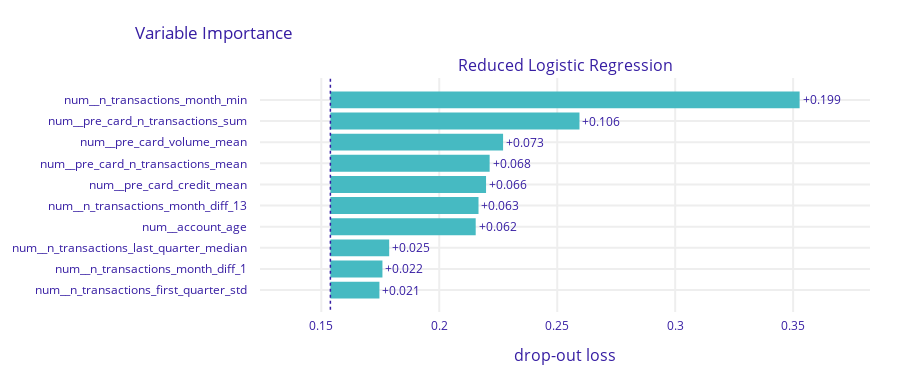

The code cell stored with this chart in its notebook:
### Code cell
explainer.model_parts(type='variable_importance').plot()

### Figure 1 — Plotly figure (JSON) as saved in the notebook; plotly's stock layout.template omitted (floating-point values rounded to 4 significant figures)
{"data": [{"base": 0.1538, "hoverinfo": "text", "hoverlabel": {"bgcolor": "rgba(0,0,0,0.8)"}, "hovertext": ["Model: Reduced Logistic Regression loss after<br>variable: num__n_transactions_month_min is permuted: 0.353<br>Drop-out loss change: +0.199", "Model: Reduced Logistic Regression loss after<br>variable: num__pre_card_n_transactions_sum is permuted: 0.259<br>Drop-out loss change: +0.106", "Model: Reduced Logistic Regression loss after<br>variable: num__pre_card_volume_mean is permuted: 0.227<br>Drop-out loss change: +0.073", "Model: Reduced Logistic Regression loss after<br>variable: num__pre_card_n_transactions_mean is permuted: 0.221<br>Drop-out loss change: +0.068", "Model: Reduced Logistic Regression loss after<br>variable: num__pre_card_credit_mean is permuted: 0.22<br>Drop-out loss change: +0.066", "Model: Reduced Logistic Regression loss after<br>variable: num__n_transactions_month_diff_13 is permuted: 0.217<br>Drop-out loss change: +0.063", "Model: Reduced Logistic Regression loss after<br>variable: num__account_age is permuted: 0.215<br>Drop-out loss change: +0.062", "Model: Reduced Logistic Regression loss after<br>variable: num__n_transactions_last_quarter_median is permuted: 0.179<br>Drop-out loss change: +0.025", "Model: Reduced Logistic Regression loss after<br>variable: num__n_transactions_month_diff_1 is permuted: 0.176<br>Drop-out loss change: +0.022", "Model: Reduced Logistic Regression loss after<br>variable: num__n_transactions_first_quarter_std is permuted: 0.175<br>Drop-out loss change: +0.021"], "marker": {"color": "#46bac2"}, "orientation": "h", "showlegend": false, "text": ["+0.199", "+0.106", "+0.073", "+0.068", "+0.066", "+0.063", "+0.062", "+0.025", "+0.022", "+0.021"], "textposition": "outside", "type": "bar", "x": [0.1989, 0.1056, 0.0732, 0.06751, 0.06599, 0.06279, 0.0616, 0.02492, 0.02207, 0.02078], "xaxis": "x", "y": ["num__n_transactions_month_min", "num__pre_card_n_transactions_sum", "num__pre_card_volume_mean", "num__pre_card_n_transactions_mean", "num__pre_card_credit_mean", "num__n_transactions_month_diff_13", "num__account_age", "num__n_transactions_last_quarter_median", "num__n_transactions_month_diff_1", "num__n_transactions_first_quarter_std"], "yaxis": "y"}], "layout": {"annotations": [{"font": {"size": 16}, "showarrow": false, "text": "Reduced Logistic Regression", "x": 0.5, "xanchor": "center", "xref": "paper", "y": 1, "yanchor": "bottom", "yref": "paper"}, {"font": {"size": 16}, "showarrow": false, "text": "drop-out loss", "x": 0.5, "xanchor": "center", "xref": "paper", "y": 0, "yanchor": "top", "yref": "paper", "yshift": -30}], "font": {"color": "#371ea3"}, "height": 383, "margin": {"b": 71, "r": 30, "t": 78}, "shapes": [{"line": {"color": "#371ea3", "dash": "dot", "width": 1.5}, "type": "line", "x0": 0.1538, "x1": 0.1538, "xref": "x", "y0": -1, "y1": 10, "yref": "y"}], "title": {"text": "Variable Importance", "x": 0.15}, "xaxis": {"anchor": "y", "automargin": true, "domain": [0, 1], "fixedrange": true, "gridwidth": 2, "range": [0.124, 0.3826], "tickcolor": "white", "ticklen": 3, "ticks": "outside", "type": "linear", "zeroline": false}, "yaxis": {"anchor": "x", "automargin": true, "autorange": "reversed", "domain": [0, 1], "fixedrange": true, "gridwidth": 2, "tickcolor": "white", "ticklen": 10, "ticks": "outside", "type": "category"}}}
